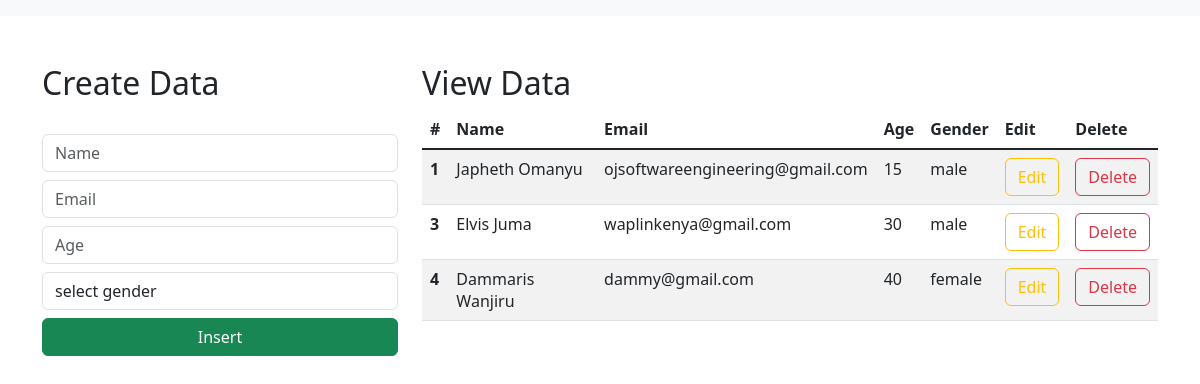
The page / on the database its author committed.
### ToshibaDjangoCRUD/models.py (models this page shows)
class Student(models.Model):
    name = models.CharField(max_length=250)
    email = models.EmailField()
    age = models.IntegerField(null=False)
    gender = models.CharField(max_length=30)

### ToshibaDjangoCRUD/views.py (the view)
# urls.py: 2. Add a URL to urlpatterns:  path('', views.home, name='home')
def home(request):
    data = Student.objects.all()
    context = {"data": data}
    return render(request, 'index.html', context)

### templates/index.html (shortened to what this page needs)
<html lang="en">
    <link href="https://cdn.jsdelivr.net/npm/bootstrap@5.3.0-alpha1/dist/css/bootstrap.min.css" rel="stylesheet">
  <head>
  </head>
  <body>
    <nav class="navbar navbar-expand-lg bg-body-tertiary">
      </nav>
      <div class="container mt-5">
        <div class="row">
            <div class="col-md-4">
                <h2>Create Data</h2>
                <br>
                <form action="/insert" method="post">
                    <div class="form-group">
                        <input type="text" class="form-control" placeholder="Name" name="name" required>
                    </div>
                    <div class="form-group">
                        <input type="email" class="form-control  mt-2" placeholder="Email" name="email" required>
                    </div>
                    <div class="form-group">
                        <input type="number" class="form-control  mt-2" placeholder="Age" name="age" required>
                    </div>
                    <div class="form-group mt-2">
                        <select id="gender" name="gender" class="form-control" required>
                            <option selected>select gender</option>
                        </select>
                    </div>
                    <div class="d-grid gap-2">
                        <button class="btn btn-success mt-2" type="submit">Insert</button>
                    </div>
                </form>
            </div>
            <div class="col-md-8">
                <h2>View Data</h2>
                <table class="table table-striped table-hover">
                    <thead>
                      <tr>
                        <th scope="col">#</th>
                        <th scope="col">Name</th>
                        <th scope="col">Email</th>
                        <th scope="col">Age</th>
                        <th scope="col">Gender</th>
                        <th scope="col">Edit</th>
                        <th scope="col">Delete</th>
                      </tr>
                    </thead>
                    <tbody class="table-group-divider">
                    {% for d in data %}
                      <tr>
                        <th scope="row">{{d.id}}</th>
                        <td>{{d.name}}</td>
                        <td>{{d.email}}</td>
                        <td>{{d.age}}</td>
                        <td>{{d.gender}}</td>
                        <td><a href="/update/{{d.id}}" type="button" class="btn btn-outline-warning">Edit</a></td>
                        <td><a href="/delete/{{d.id}}" type="button" class="btn btn-outline-danger">Delete</a></td>
                      </tr>
                    {% endfor %}
                    </tbody>
                  </table>
            </div>
        </div>
      </div>
  </body>
</html>

### rows shown on the page
Student: id "1", name "Japheth Omanyu", email "ojsoftwareengineering@gmail.com", age "15", gender "male"
Student: id "3", name "Elvis Juma", email "waplinkenya@gmail.com", age "30", gender "male"
Student: id "4", name "Dammaris Wanjiru", email "dammy@gmail.com", age "40", gender "female"
